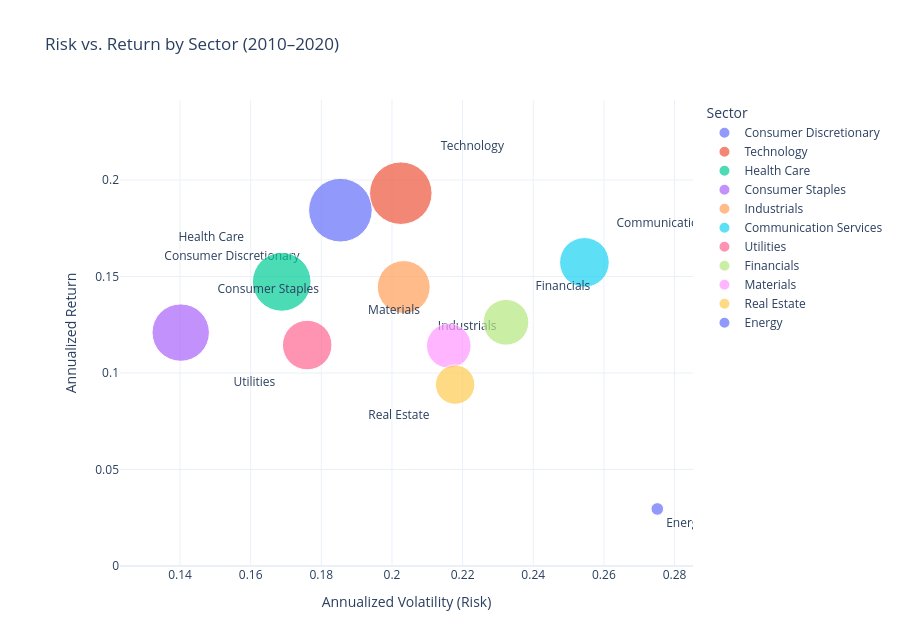

Source (notebook cell):
### Markdown cell above
### 3.2 Risk vs. Return

Bubble size represents Sharpe ratio. Upper-left quadrant = high return per unit of risk.

### Code cell
plot_risk_return_scatter(summary).show()

### Figure 1 — Plotly figure (JSON) as saved in the notebook; plotly's stock layout.template omitted (floating-point values rounded to 4 significant figures)
{"data": [{"hovertemplate": "Sector=%{text}<br>Annualized Volatility (Risk)=%{x}<br>Annualized Return=%{y}<br>sharpe_ratio=%{marker.size}<extra></extra>", "legendgroup": "Consumer Discretionary", "marker": {"color": "#636efa", "size": [0.8864], "sizemode": "area", "sizeref": 0.0004377, "symbol": "circle"}, "mode": "markers+text", "name": "Consumer Discretionary", "orientation": "v", "showlegend": true, "text": ["Consumer Discretionary"], "textposition": "bottom left", "type": "scatter", "x": [0.1854], "xaxis": "x", "y": [0.1843], "yaxis": "y"}, {"hovertemplate": "Sector=%{text}<br>Annualized Volatility (Risk)=%{x}<br>Annualized Return=%{y}<br>sharpe_ratio=%{marker.size}<extra></extra>", "legendgroup": "Technology", "marker": {"color": "#EF553B", "size": [0.8551], "sizemode": "area", "sizeref": 0.0004377, "symbol": "circle"}, "mode": "markers+text", "name": "Technology", "orientation": "v", "showlegend": true, "text": ["Technology"], "textposition": "top right", "type": "scatter", "x": [0.2025], "xaxis": "x", "y": [0.1932], "yaxis": "y"}, {"hovertemplate": "Sector=%{text}<br>Annualized Volatility (Risk)=%{x}<br>Annualized Return=%{y}<br>sharpe_ratio=%{marker.size}<extra></extra>", "legendgroup": "Health Care", "marker": {"color": "#00cc96", "size": [0.7537], "sizemode": "area", "sizeref": 0.0004377, "symbol": "circle"}, "mode": "markers+text", "name": "Health Care", "orientation": "v", "showlegend": true, "text": ["Health Care"], "textposition": "top left", "type": "scatter", "x": [0.1688], "xaxis": "x", "y": [0.1472], "yaxis": "y"}, {"hovertemplate": "Sector=%{text}<br>Annualized Volatility (Risk)=%{x}<br>Annualized Return=%{y}<br>sharpe_ratio=%{marker.size}<extra></extra>", "legendgroup": "Consumer Staples", "marker": {"color": "#ab63fa", "size": [0.7199], "sizemode": "area", "sizeref": 0.0004377, "symbol": "circle"}, "mode": "markers+text", "name": "Consumer Staples", "orientation": "v", "showlegend": true, "text": ["Consumer Staples"], "textposition": "top right", "type": "scatter", "x": [0.1402], "xaxis": "x", "y": [0.1209], "yaxis": "y"}, {"hovertemplate": "Sector=%{text}<br>Annualized Volatility (Risk)=%{x}<br>Annualized Return=%{y}<br>sharpe_ratio=%{marker.size}<extra></extra>", "legendgroup": "Industrials", "marker": {"color": "#FFA15A", "size": [0.6124], "sizemode": "area", "sizeref": 0.0004377, "symbol": "circle"}, "mode": "markers+text", "name": "Industrials", "orientation": "v", "showlegend": true, "text": ["Industrials"], "textposition": "bottom right", "type": "scatter", "x": [0.2033], "xaxis": "x", "y": [0.1445], "yaxis": "y"}, {"hovertemplate": "Sector=%{text}<br>Annualized Volatility (Risk)=%{x}<br>Annualized Return=%{y}<br>sharpe_ratio=%{marker.size}<extra></extra>", "legendgroup": "Communication Services", "marker": {"color": "#19d3f3", "size": [0.5396], "sizemode": "area", "sizeref": 0.0004377, "symbol": "circle"}, "mode": "markers+text", "name": "Communication Services", "orientation": "v", "showlegend": true, "text": ["Communication Services"], "textposition": "top right", "type": "scatter", "x": [0.2545], "xaxis": "x", "y": [0.1573], "yaxis": "y"}, {"hovertemplate": "Sector=%{text}<br>Annualized Volatility (Risk)=%{x}<br>Annualized Return=%{y}<br>sharpe_ratio=%{marker.size}<extra></extra>", "legendgroup": "Utilities", "marker": {"color": "#FF6692", "size": [0.5368], "sizemode": "area", "sizeref": 0.0004377, "symbol": "circle"}, "mode": "markers+text", "name": "Utilities", "orientation": "v", "showlegend": true, "text": ["Utilities"], "textposition": "bottom left", "type": "scatter", "x": [0.176], "xaxis": "x", "y": [0.1145], "yaxis": "y"}, {"hovertemplate": "Sector=%{text}<br>Annualized Volatility (Risk)=%{x}<br>Annualized Return=%{y}<br>sharpe_ratio=%{marker.size}<extra></extra>", "legendgroup": "Financials", "marker": {"color": "#B6E880", "size": [0.4575], "sizemode": "area", "sizeref": 0.0004377, "symbol": "circle"}, "mode": "markers+text", "name": "Financials", "orientation": "v", "showlegend": true, "text": ["Financials"], "textposition": "top right", "type": "scatter", "x": [0.2323], "xaxis": "x", "y": [0.1263], "yaxis": "y"}, {"hovertemplate": "Sector=%{text}<br>Annualized Volatility (Risk)=%{x}<br>Annualized Return=%{y}<br>sharpe_ratio=%{marker.size}<extra></extra>", "legendgroup": "Materials", "marker": {"color": "#FF97FF", "size": [0.4352], "sizemode": "area", "sizeref": 0.0004377, "symbol": "circle"}, "mode": "markers+text", "name": "Materials", "orientation": "v", "showlegend": true, "text": ["Materials"], "textposition": "top left", "type": "scatter", "x": [0.2161], "xaxis": "x", "y": [0.114], "yaxis": "y"}, {"hovertemplate": "Sector=%{text}<br>Annualized Volatility (Risk)=%{x}<br>Annualized Return=%{y}<br>sharpe_ratio=%{marker.size}<extra></extra>", "legendgroup": "Real Estate", "marker": {"color": "#FECB52", "size": [0.3395], "sizemode": "area", "sizeref": 0.0004377, "symbol": "circle"}, "mode": "markers+text", "name": "Real Estate", "orientation": "v", "showlegend": true, "text": ["Real Estate"], "textposition": "bottom left", "type": "scatter", "x": [0.2179], "xaxis": "x", "y": [0.09398], "yaxis": "y"}, {"hovertemplate": "Sector=%{text}<br>Annualized Volatility (Risk)=%{x}<br>Annualized Return=%{y}<br>sharpe_ratio=%{marker.size}<extra></extra>", "legendgroup": "Energy", "marker": {"color": "#636efa", "size": [0.03478], "sizemode": "area", "sizeref": 0.0004377, "symbol": "circle"}, "mode": "markers+text", "name": "Energy", "orientation": "v", "showlegend": true, "text": ["Energy"], "textposition": "bottom right", "type": "scatter", "x": [0.2751], "xaxis": "x", "y": [0.02957], "yaxis": "y"}], "layout": {"height": 620, "legend": {"itemsizing": "constant", "title": {"text": "Sector"}, "tracegroupgap": 0}, "margin": {"b": 40, "l": 120, "r": 40, "t": 100}, "title": {"text": "Risk vs. Return by Sector (2010–2020)"}, "xaxis": {"anchor": "y", "domain": [0, 1], "title": {"text": "Annualized Volatility (Risk)"}}, "yaxis": {"anchor": "x", "domain": [0, 1], "range": [0, 0.2414], "title": {"text": "Annualized Return"}}}}
